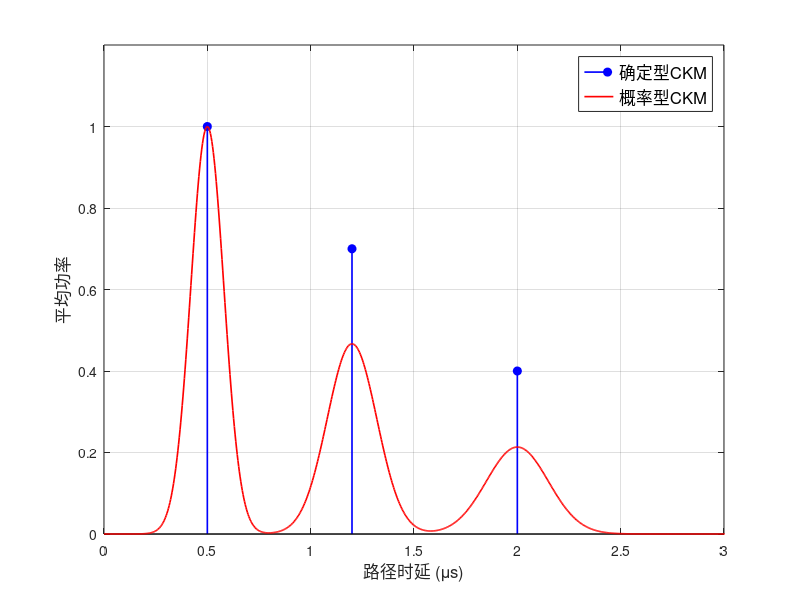

Reproduce this figure in MATLAB.
clear; clc; close all;

% 参数设置
L = 3;  % 3条路径

% 确定性PDP参数
tau_det = [0.5, 1.2, 2.0] * 1e-6;  % 时延 (秒)
p = [1.0, 0.7, 0.4];               % 功率

% 概率性PDP参数
mu_tau = tau_det;                   % 时延均值 (秒)
sigma_tau = [0.08, 0.12, 0.15] * 1e-6;  % 时延标准差 (秒)

% 时延网格
tau_grid = linspace(0, 3.5, 1000) * 1e-6;  % 0 到 3.5 μs

% 计算概率性PDP (高斯分布)
pdp_prob = zeros(size(tau_grid));
for l = 1:L
    % 高斯分布
    gaussian = exp(-(tau_grid - mu_tau(l)).^2 / (2 * sigma_tau(l)^2));
    gaussian = gaussian / (sqrt(2*pi) * sigma_tau(l));
    % 加权
    pdp_prob = pdp_prob + p(l) * gaussian;
end
% 归一化使峰值合理显示
pdp_prob = pdp_prob / max(pdp_prob) * max(p);

% 画图
figure('Position', [100, 100, 700, 500]);

% 确定性PDP (离散脉冲)
stem(tau_det*1e6, p, 'b', 'LineWidth', 1.2, 'MarkerSize', 6, 'MarkerFaceColor', 'b',...
     'DisplayName', '确定性PDP');
hold on;

% 概率性PDP (连续曲线)
plot(tau_grid*1e6, pdp_prob, 'r-', 'LineWidth', 1.2, ...
     'DisplayName', '概率性PDP');

grid on;
xlabel('路径时延 (μs)','FontSize', 12);
ylabel('平均功率', 'FontSize', 12);
legend('确定型CKM','概率型CKM','Location', 'northeast', 'FontSize', 12);
xlim([0, 3]);
ylim([0, 1.2]);

% 打印参数
fprintf('\n=== 确定性PDP ===\n');
fprintf('路径\t时延(μs)\t功率\n');
for l = 1:L
    fprintf('%d\t%.2f\t\t%.2f\n', l, tau_det(l)*1e6, p(l));
end

fprintf('\n=== 概率性PDP ===\n');
fprintf('路径\t均值(μs)\t标准差(ns)\t功率\n');
for l = 1:L
    fprintf('%d\t%.2f\t\t%.0f\t\t%.2f\n', l, mu_tau(l)*1e6, sigma_tau(l)*1e6*1000, p(l));
end
